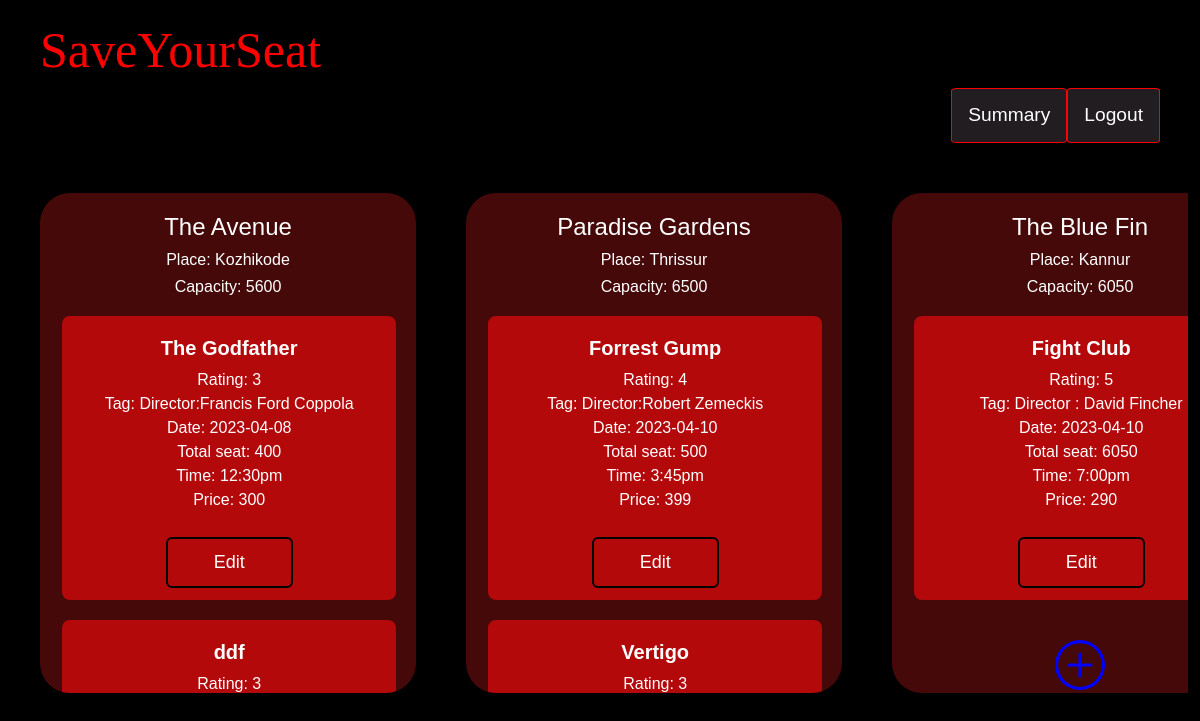
The page /add_venue on the database its author committed.
### application/models.py (models this page shows)
class Venue(db.Model):
    __tablename__ = 'Venue'
    venue_id = db.Column(db.Integer, autoincrement=True, primary_key=True,nullable=False, unique=True)
    venue_name = db.Column(db.String,nullable=False)
    venue_place=db.Column(db.String)
    venue_capacity=db.Column(db.Integer)
    Show = db.relationship("Show")

class Show(db.Model):
    __tablename__ = 'Show'
    show_id = db.Column(db.Integer, autoincrement=True, primary_key=True,nullable=False, unique=True)
    show_name = db.Column(db.String,nullable=False)
    show_rating=db.Column(db.Integer)
    show_tags=db.Column(db.String)
    show_time=db.Column(db.Integer)
    show_total_seat=db.Column(db.Integer)
    show_available_seat=db.Column(db.Integer)
    show_ticketprice=db.Column(db.Integer)
    Booking = db.relationship("Booking")
    show_venue_id= db.Column(db.Integer,db.ForeignKey("Venue.venue_id"), nullable=False)
    show_date=db.Column(db.String)

### application/controller.py (the view)
@app.route("/add_venue")
def add_venue():
        msg=""
        all_venue=db.session.query(Venue).all()
        if len(all_venue)==0:
             return render_template('ad_venue.html',msg='No Venue added')
        all_show=db.session.query(Show).all()
        return render_template('ad_venue.html',all_venue=all_venue,all_show=all_show)

### templates/ad_venue.html (shortened to what this page needs)
<!DOCTYPE html>
<html lang="en">
<head>
    <link href="https://cdn.jsdelivr.net/npm/bootstrap@5.3.0-alpha1/dist/css/bootstrap.min.css" rel="stylesheet">
    <link rel="stylesheet" href="https://cdn.jsdelivr.net/npm/bootstrap-icons@1.3.0/font/bootstrap-icons.css">
</head>
</head>
<body>
    <div class="appname">
        <h1>SaveYourSeat</h1>
    </div>
    <nav>
        <ul>
            <li><a href ="{{url_for('admin')}}" onclick="return confirm('Are you sure?')"> Logout</a></li>
            <li><a href ="{{url_for('summary')}}"> Summary</a></li>
        </ul>
    </nav>
    <div class="container-fluid">
        <div class="row flex-nowrap " style="overflow-x: auto; padding-left: 40px; margin-right: 0px;">
            {% for v in all_venue %}
            <div class="col-4 dbox2" style="overflow-y: scroll; height:500px">
                <h4 style="color:white";>{{v.venue_name}}</h4>
                <h6 style="color:white";> Place: {{v.venue_place}}</h6>
                <h6 style="color:white";></pstyle>Capacity: {{v.venue_capacity}}</h6>
                {% for s in all_show %}
                {% if s.show_venue_id == v.venue_id %}
                <div class="showbox">
                      <h5 style="text-align: center"> <b>{{s.show_name}}</b></h5>
                      <h8>Rating: {{s.show_rating}}</h8>
                      <h8><br>Tag: {{s.show_tags}}</h8>
                      <h8><br>Date: {{s.show_date}}</h8>
                      <h8><br>Total seat: {{s.show_total_seat}}</h8>
                      <h8><br>Time: {{s.show_time}}</h8>
                      <h8><br>Price: {{s.show_ticketprice}}</h8>
                      <div class="row newbtn justify-content-around">
                        <a href="/editshow/{{s.show_id}}" class="btn" type="button" name="" value="Edit">Edit</a>
                    </div>
                </div>
                {% endif %}
                {% endfor %}
             <div class="showicon">
                    <a href="/create_show/{{v.venue_id}}"></a>
                  </div>
          </div>
          {% endfor %}
        </div>
      </div>
</body>
</html>

### templates/ad_venue.html (style rules this page uses)
body { margin: 0; padding: 0; font-family: sans-serif; background-color:black; background-size: cover; overflow: hidden; }
nav { width: 100%; height: 55px; overflow: hidden; }
ul { padding:0; padding-right: 40px; background: rgb(33, 29, 33); list-style: none; }
li { float: right; }
nav a { width: 100%; display: block; padding: 12px 16px; font-size: larger; background-color: rgb(33, 29, 33); text-decoration: none; font-family: sans-serif; color: white; text-align: center; float: left; border: 1px solid red; border-radius: 5%; }
.appname h1 { float: left; font-family: Cambria, Cochin, Georgia, Times, 'Times New Roman', serif; font-size: 50px; color:red; padding-left: 40px; padding-top: 20px; }
a { text-decoration: none; color: white; }
.showbox { width: 95%; background-color: #b3090b; margin-left: 10px; margin-top: 20px; margin-bottom: 20px; border-radius: 8px; padding: 20px; color: white; }
.showicon { padding-top: 20px; padding-bottom: 20px; }
.row { margin-right: 100px; padding-top: 50px; padding-right: 20px; padding-left: 20px; }
.col-4 { background-color: rgb(69, 9, 9); border-radius: 30px; margin-right: 50px; margin-bottom: 50px; padding-top: 20px; text-align: center; }
.btn { width: 50%; color: white; background: none; border: 2px solid #000400; padding: 10px; margin-left: 50px; font-size: 18px; cursor: pointer; margin: -25px -10px; }
.newbtn { margin-right: 0px; margin-left: 0px; padding-bottom: 15px; margin-bottom: 2px; }

### rows shown on the page
Venue: venue_name "The Avenue", venue_place "Kozhikode", venue_capacity "5600"
Show: show_name "The Godfather", show_rating "3", show_tags "Director:Francis Ford Coppola", show_date "2023-04-08", show_total_seat "400", show_time "12:30pm", show_ticketprice "300"
Show: show_name "ddf", show_rating "3"
Venue: venue_name "Paradise Gardens", venue_place "Thrissur", venue_capacity "6500"
Show: show_name "Forrest Gump", show_rating "4", show_tags "Director:Robert Zemeckis", show_date "2023-04-10", show_total_seat "500", show_time "3:45pm", show_ticketprice "399"
Show: show_name "Vertigo", show_rating "3"
Venue: venue_name "The Blue Fin", venue_place "Kannur", venue_capacity "6050"
Show: show_name "Fight Club", show_rating "5", show_tags "Director : David Fincher", show_date "2023-04-10", show_total_seat "6050", show_time "7:00pm", show_ticketprice "290"
